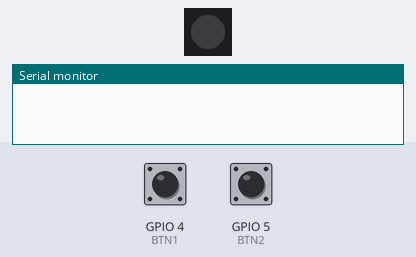
A sketch run on a simulated ESP32-S3. Parts: 1 RGB LEDs in strip order, left to right, the last lines printed to the serial monitor. The test bench sets the inputs (shaded band); at power-on: GPIO 4 (BTN1) HIGH, GPIO 5 (BTN2) HIGH.

Above: at 1.2 s.
1.3 s: GPIO 4 (BTN1) pulled LOW for 0.15 s
At 1.37 s:
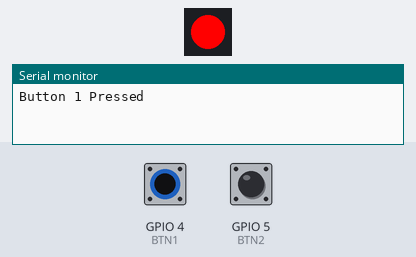
2.9 s: GPIO 5 (BTN2) pulled LOW for 0.15 s
At 2.98 s:
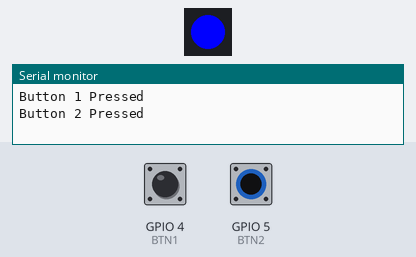
4.5 s: GPIO 5 (BTN2) pulled LOW for 3.2 s
At 8.2 s:
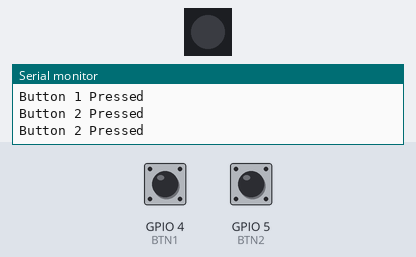
9.2 s: GPIO 4 (BTN1) pulled LOW for 3.2 s
At 10.7 s:
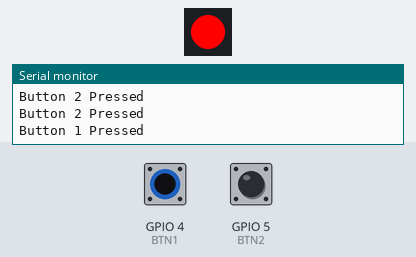
Timing chart, 0 to 13.9 s (numbered marks = the images above; inputs shaded):
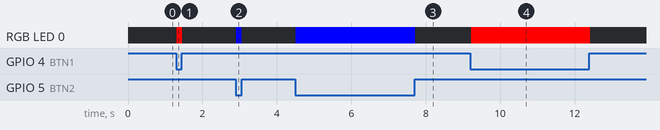

Measured:
- after the input at 1.3 s, RGB LED 0: off → RGB(255, 0, 0) at once, → off 0.15 s later
- after the input at 2.9 s, RGB LED 0: off → RGB(0, 0, 255) at once, → off 0.15 s later
- after the input at 4.5 s, RGB LED 0: off → RGB(0, 0, 255) at once, → off 3.2 s later
- after the input at 9.2 s, RGB LED 0: off → RGB(255, 0, 0) at once, → off 3.2 s later

The sketch:

UpVersion_for_Debugging_for_Buttons.ino
```cpp
#include <Adafruit_NeoPixel.h>

#define BTN1 4
#define BTN2 5

#define LED_PIN 48   // MOST ESP32-S3 boards use GPIO48
#define NUMPIXELS 1

Adafruit_NeoPixel pixel(NUMPIXELS, LED_PIN, NEO_GRB + NEO_KHZ800);

bool lastBtn1 = HIGH;
bool lastBtn2 = HIGH;

void setup() {
  Serial.begin(115200);

  pinMode(BTN1, INPUT_PULLUP);
  pinMode(BTN2, INPUT_PULLUP);

  pixel.begin();
  pixel.clear();
  pixel.show();
}

void loop() {
  bool btn1State = digitalRead(BTN1);
  bool btn2State = digitalRead(BTN2);

  // Button 1 → RED
  if (btn1State == LOW && lastBtn1 == HIGH) {
    Serial.println("Button 1 Pressed");
    pixel.setPixelColor(0, pixel.Color(255, 0, 0));
    pixel.show();
  }

  // Button 2 → BLUE
  if (btn2State == LOW && lastBtn2 == HIGH) {
    Serial.println("Button 2 Pressed");
    pixel.setPixelColor(0, pixel.Color(0, 0, 255));
    pixel.show();
  }

  // No press → OFF
  if (btn1State == HIGH && btn2State == HIGH) {
    pixel.clear();
    pixel.show();
  }

  lastBtn1 = btn1State;
  lastBtn2 = btn2State;

  delay(50);
}
```
